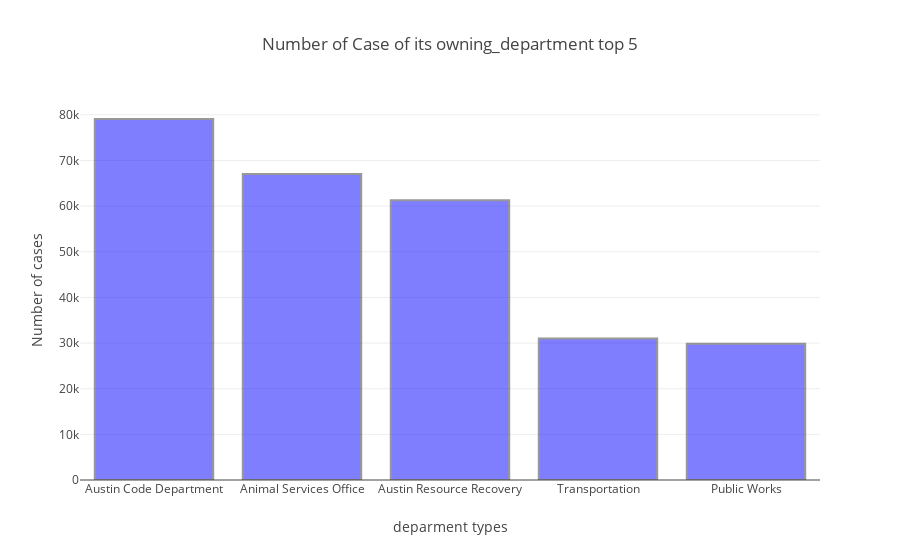

Write notebook code for a chart like this one.
### Code cell
number= {'type' : 'bar',
                     'x' : temp.owning_department,
                     'y' : temp["count"],
                     'marker' : {'color' : 'blue',
                                'line' : {'color' : '#333',
                                          'width' : 2}},
                     'opacity' : 0.5,}
                     

layout = {'title' : "Number of Case of its owning_department top 5 ",
         'xaxis' : {'title' : 'deparment types'},
         'yaxis' : {'title' : 'Number of cases'},
         }
fig = {'data' : [number],
      'layout' : layout}
pyo.iplot(fig)

### Figure 1 — Plotly figure (JSON) as saved in the notebook; plotly's stock layout.template omitted (floating-point values rounded to 4 significant figures)
{"data": [{"marker": {"color": "blue", "line": {"color": "#333", "width": 2}}, "opacity": 0.5, "type": "bar", "x": ["Austin Code Department", "Animal Services Office", "Austin Resource Recovery", "Transportation", "Public Works"], "y": [79084, 67013, 61277, 31007, 29849]}], "layout": {"title": "Number of Case of its owning_department top 5 ", "xaxis": {"title": "deparment types"}, "yaxis": {"title": "Number of cases"}}}
